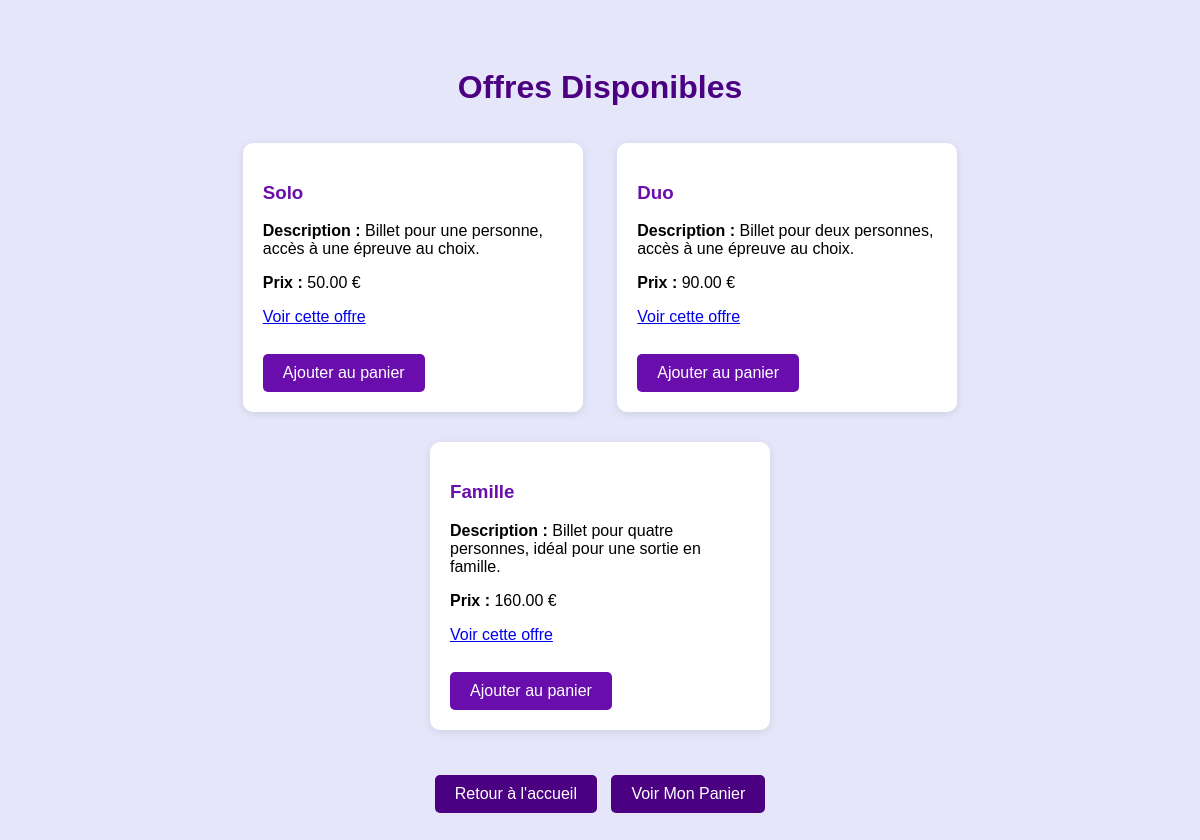
Page /offres/ on the committed database.
### offres/models.py (models this page shows, shortened)
class Offre(models.Model):
    SOLO = 1
    DUO = 2
    FAMILLE = 4
    CHOIX = [(SOLO, "Solo"), (DUO, "Duo"), (FAMILLE, "Famille")]
    nom = models.IntegerField(choices=CHOIX)
    description = models.TextField()
    prix = models.DecimalField(max_digits=6, decimal_places=2)
    date_creation = models.DateTimeField(auto_now_add=True)

### offres/views.py (the view)
# urls.py: path('', views.liste_offres, name='liste_offres'),
def liste_offres(request):
    offres = Offre.objects.all()
    return render(request, 'offres/liste_offres.html', {'offres': offres})

### offres/templates/offres/liste_offres.html (shortened to what this page needs)
<!DOCTYPE html>
<html lang="fr">
<head>
</head>
<body>
    <h1>Offres Disponibles</h1>
    {% for offre in offres %}
        <div class="offre-card">
            <h3>{{ offre.get_nom_display }}</h3>
            <p><strong>Description :</strong> {{ offre.description }}</p>
            <p><strong>Prix :</strong> {{ offre.prix }} €</p>
            <a href="{% url 'detail_offre' offre.id %}">Voir cette offre</a>
            <br><br>
            <a href="{% url 'ajouter_au_panier' offre.id %}" class="bouton">Ajouter au panier</a>
        </div>
    {% endfor %}
    <div style="margin-top: 30px;">
        <a href="/" style="display: inline-block; padding: 10px 20px; background: #4b0082; color: white; border-radius: 5px; text-decoration: none;">Retour à l'accueil</a>
        <a href="{% url 'voir_panier' %}" style="display: inline-block; padding: 10px 20px; background: #4b0082; color: white; border-radius: 5px; text-decoration: none; margin-left: 10px;">Voir Mon Panier</a>
    </div>
</body>
</html>

### offres/templates/offres/liste_offres.html (style rules this page uses)
body { font-family: Arial, sans-serif; background-color: #e6e6fa; text-align: center; padding: 40px; }
h1 { color: #4b0082; }
.offre-card { background: white; border-radius: 10px; box-shadow: 0 2px 8px rgba(0,0,0,0.1); display: inline-block; margin: 15px; padding: 20px; width: 300px; text-align: left; }
.offre-card h3 { color: #6a0dad; }
.offre-card a.bouton { display: inline-block; margin-top: 10px; padding: 10px 20px; background: #6a0dad; color: white; border-radius: 5px; text-decoration: none; }

### rows in the picture
Offre: nom "Solo", description "Billet pour une personne, accès à une épreuve au choix.", prix "50.00"
Offre: nom "Duo", description "Billet pour deux personnes, accès à une épreuve au choix.", prix "90.00"
Offre: nom "Famille", description "Billet pour quatre personnes, idéal pour une sortie en famille.", prix "160.00"
